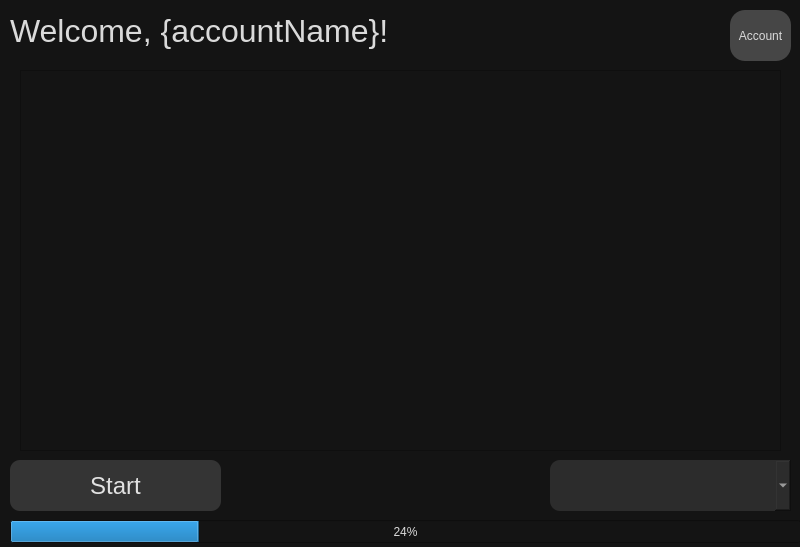
<?xml version="1.0" encoding="UTF-8"?>
<ui version="4.0">
 <class>ml</class>
 <widget class="QMainWindow" name="ml">
  <property name="geometry">
   <rect>
    <x>0</x>
    <y>0</y>
    <width>800</width>
    <height>547</height>
   </rect>
  </property>
  <property name="windowTitle">
   <string>ml - 0.1 / mc_c0rp</string>
  </property>
  <property name="styleSheet">
   <string notr="true">background-color: rgb(20, 20, 20);
color: rgb(218, 218, 218);</string>
  </property>
  <widget class="QWidget" name="centralwidget">
   <widget class="QPushButton" name="play">
    <property name="geometry">
     <rect>
      <x>10</x>
      <y>460</y>
      <width>211</width>
      <height>51</height>
     </rect>
    </property>
    <property name="styleSheet">
     <string notr="true">background-color: rgb(52, 52, 52);
border-radius: 10px;
color: rgb(225, 225, 225);
font-size: 24px;</string>
    </property>
    <property name="text">
     <string>Start</string>
    </property>
   </widget>
   <widget class="QPushButton" name="accountButton">
    <property name="geometry">
     <rect>
      <x>730</x>
      <y>10</y>
      <width>61</width>
      <height>51</height>
     </rect>
    </property>
    <property name="styleSheet">
     <string notr="true">background-color: rgb(70, 70, 70);
border-radius: 15px</string>
    </property>
    <property name="text">
     <string>Account</string>
    </property>
   </widget>
   <widget class="QLabel" name="welcomeText">
    <property name="geometry">
     <rect>
      <x>10</x>
      <y>10</y>
      <width>491</width>
      <height>41</height>
     </rect>
    </property>
    <property name="styleSheet">
     <string notr="true">font-size: 32px</string>
    </property>
    <property name="text">
     <string>Welcome, {accountName}!</string>
    </property>
   </widget>
   <widget class="QComboBox" name="versionBox">
    <property name="geometry">
     <rect>
      <x>550</x>
      <y>460</y>
      <width>241</width>
      <height>51</height>
     </rect>
    </property>
    <property name="styleSheet">
     <string notr="true">background-color: rgb(44, 44, 44);
border-radius: 10px;
font-size: 20px;</string>
    </property>
   </widget>
   <widget class="QScrollArea" name="newsArea">
    <property name="geometry">
     <rect>
      <x>20</x>
      <y>70</y>
      <width>761</width>
      <height>381</height>
     </rect>
    </property>
    <property name="widgetResizable">
     <bool>true</bool>
    </property>
    <widget class="QWidget" name="scrollAreaWidgetContents">
     <property name="geometry">
      <rect>
       <x>0</x>
       <y>0</y>
       <width>759</width>
       <height>379</height>
      </rect>
     </property>
    </widget>
   </widget>
   <widget class="QProgressBar" name="bar">
    <property name="geometry">
     <rect>
      <x>10</x>
      <y>520</y>
      <width>791</width>
      <height>23</height>
     </rect>
    </property>
    <property name="value">
     <number>24</number>
    </property>
   </widget>
  </widget>
 </widget>
 <resources/>
 <connections/>
</ui>
